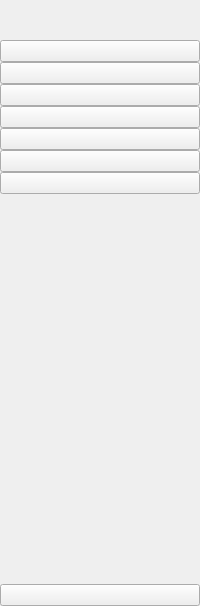
       <widget class="QWidget" name="icon_only_widget" native="true">
        <layout class="QVBoxLayout" name="verticalLayout_3">
         <property name="spacing">
          <number>0</number>
         </property>
         <property name="leftMargin">
          <number>0</number>
         </property>
         <property name="topMargin">
          <number>0</number>
         </property>
         <property name="rightMargin">
          <number>0</number>
         </property>
         <property name="bottomMargin">
          <number>0</number>
         </property>
         <item>
          <layout class="QHBoxLayout" name="horizontalLayout_3">
           <item>
            <widget class="QLabel" name="label">
             <property name="minimumSize">
              <size>
               <width>40</width>
               <height>40</height>
              </size>
             </property>
             <property name="maximumSize">
              <size>
               <width>40</width>
               <height>40</height>
              </size>
             </property>
             <property name="text">
              <string/>
             </property>
             <property name="pixmap">
              <pixmap resource="resource.qrc">:/icon/Icons/download (2).png</pixmap>
             </property>
             <property name="scaledContents">
              <bool>true</bool>
             </property>
            </widget>
           </item>
          </layout>
         </item>
         <item>
          <layout class="QGridLayout" name="gridLayout_15">
           <item row="8" column="0">
            <widget class="QPushButton" name="exit_btn_1">
             <property name="text">
              <string/>
             </property>
             <property name="icon">
              <iconset resource="resource.qrc">
               <normaloff>:/icon/Icons/close-window-32.ico</normaloff>:/icon/Icons/close-window-32.ico</iconset>
             </property>
             <property name="iconSize">
              <size>
               <width>20</width>
               <height>20</height>
              </size>
             </property>
            </widget>
           </item>
           <item row="1" column="0">
            <widget class="QPushButton" name="dashboard_btn_1">
             <property name="text">
              <string/>
             </property>
             <property name="icon">
              <iconset resource="resource.qrc">
               <normaloff>:/icon/Icons/dashboard-5-32.ico</normaloff>:/icon/Icons/dashboard-5-32.ico</iconset>
             </property>
             <property name="iconSize">
              <size>
               <width>20</width>
               <height>20</height>
              </size>
             </property>
             <property name="checkable">
              <bool>true</bool>
             </property>
             <property name="autoExclusive">
              <bool>true</bool>
             </property>
            </widget>
           </item>
           <item row="2" column="0">
            <widget class="QPushButton" name="result_btn_1">
             <property name="text">
              <string/>
             </property>
             <property name="icon">
              <iconset resource="resource.qrc">
               <normaloff>:/icon/Icons/noun-result-2063212.png</normaloff>:/icon/Icons/noun-result-2063212.png</iconset>
             </property>
             <property name="iconSize">
              <size>
               <width>20</width>
               <height>20</height>
              </size>
             </property>
             <property name="checkable">
              <bool>true</bool>
             </property>
             <property name="autoExclusive">
              <bool>true</bool>
             </property>
            </widget>
           </item>
           <item row="4" column="0">
            <widget class="QPushButton" name="upload_result_btn_1">
             <property name="text">
              <string/>
             </property>
             <property name="icon">
              <iconset resource="resource.qrc">
               <normaloff>:/icon/Icons/noun-exam-result-3629468.png</normaloff>:/icon/Icons/noun-exam-result-3629468.png</iconset>
             </property>
             <property name="iconSize">
              <size>
               <width>20</width>
               <height>20</height>
              </size>
             </property>
             <property name="checkable">
              <bool>true</bool>
             </property>
             <property name="autoExclusive">
              <bool>true</bool>
             </property>
            </widget>
           </item>
           <item row="3" column="0">
            <widget class="QPushButton" name="registration_btn_1">
             <property name="text">
              <string/>
             </property>
             <property name="icon">
              <iconset resource="resource.qrc">
               <normaloff>:/icon/Icons/noun-registration-5757248.png</normaloff>:/icon/Icons/noun-registration-5757248.png</iconset>
             </property>
             <property name="iconSize">
              <size>
               <width>20</width>
               <height>20</height>
              </size>
             </property>
             <property name="checkable">
              <bool>true</bool>
             </property>
             <property name="autoExclusive">
              <bool>true</bool>
             </property>
            </widget>
           </item>
           <item row="6" column="0">
            <widget class="QPushButton" name="student_btn_1">
             <property name="text">
              <string/>
             </property>
             <property name="icon">
              <iconset resource="resource.qrc">
               <normaloff>:/icon/Icons/noun-student-1332034.png</normaloff>:/icon/Icons/noun-student-1332034.png</iconset>
             </property>
             <property name="iconSize">
              <size>
               <width>20</width>
               <height>20</height>
              </size>
             </property>
             <property name="checkable">
              <bool>true</bool>
             </property>
             <property name="autoExclusive">
              <bool>true</bool>
             </property>
            </widget>
           </item>
           <item row="7" column="0">
            <spacer name="verticalSpacer">
             <property name="orientation">
              <enum>Qt::Vertical</enum>
             </property>
             <property name="sizeHint" stdset="0">
              <size>
               <width>20</width>
               <height>390</height>
              </size>
             </property>
            </spacer>
           </item>
           <item row="5" column="0">
            <widget class="QPushButton" name="curriculum_btn_1">
             <property name="text">
              <string/>
             </property>
             <property name="icon">
              <iconset resource="resource.qrc">
               <normaloff>:/icon/Icons/curri.png</normaloff>:/icon/Icons/curri.png</iconset>
             </property>
             <property name="iconSize">
              <size>
               <width>20</width>
               <height>20</height>
              </size>
             </property>
             <property name="checkable">
              <bool>true</bool>
             </property>
             <property name="autoExclusive">
              <bool>true</bool>
             </property>
            </widget>
           </item>
           <item row="0" column="0">
            <widget class="QPushButton" name="home_btn_1">
             <property name="text">
              <string/>
             </property>
             <property name="icon">
              <iconset resource="resource.qrc">
               <normaloff>:/icon/Icons/home-4-32.ico</normaloff>:/icon/Icons/home-4-32.ico</iconset>
             </property>
             <property name="iconSize">
              <size>
               <width>20</width>
               <height>20</height>
              </size>
             </property>
             <property name="checkable">
              <bool>true</bool>
             </property>
             <property name="autoExclusive">
              <bool>true</bool>
             </property>
            </widget>
           </item>
          </layout>
         </item>
        </layout>
       </widget>
